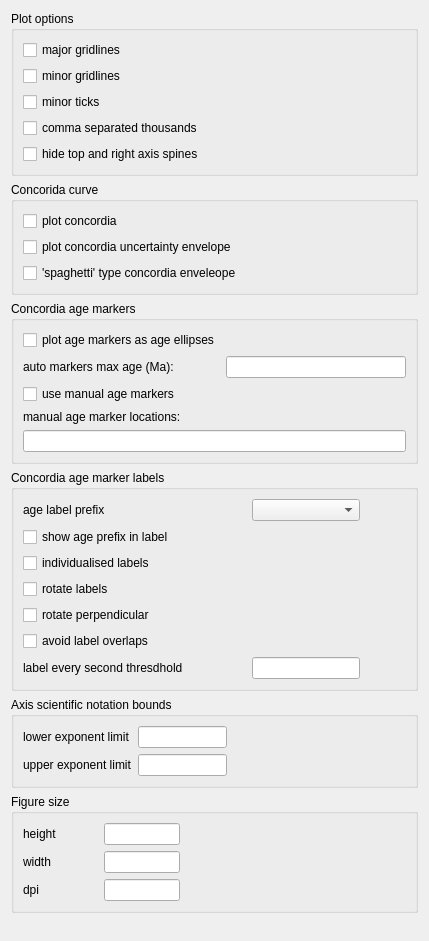
          <widget class="QWidget" name="scrollAreaWidgetContents">
           <property name="geometry">
            <rect>
             <x>0</x>
             <y>0</y>
             <width>429</width>
             <height>941</height>
            </rect>
           </property>
           <layout class="QVBoxLayout" name="verticalLayout_8">
            <item>
             <widget class="QGroupBox" name="groupBox">
              <property name="title">
               <string>Plot options</string>
              </property>
              <layout class="QVBoxLayout" name="verticalLayout_3">
               <item>
                <layout class="QGridLayout" name="gridLayout">
                 <item row="4" column="0">
                  <widget class="QCheckBox" name="dppComSepThousandOpt">
                   <property name="text">
                    <string>comma separated thousands</string>
                   </property>
                  </widget>
                 </item>
                 <item row="2" column="0">
                  <widget class="QCheckBox" name="dppMinorGridlinesOpt">
                   <property name="text">
                    <string>minor gridlines</string>
                   </property>
                  </widget>
                 </item>
                 <item row="3" column="0">
                  <widget class="QCheckBox" name="dppMinorTicksOpt">
                   <property name="text">
                    <string>minor ticks</string>
                   </property>
                  </widget>
                 </item>
                 <item row="1" column="0">
                  <widget class="QCheckBox" name="dppMajorGridlinesOpt">
                   <property name="text">
                    <string>major gridlines</string>
                   </property>
                  </widget>
                 </item>
                 <item row="5" column="0">
                  <widget class="QCheckBox" name="dppHideSpinesOpt">
                   <property name="text">
                    <string>hide top and right axis spines</string>
                   </property>
                  </widget>
                 </item>
                </layout>
               </item>
              </layout>
             </widget>
            </item>
            <item>
             <widget class="QGroupBox" name="groupBox_2">
              <property name="title">
               <string>Concorida curve</string>
              </property>
              <layout class="QVBoxLayout" name="verticalLayout_4">
               <item>
                <layout class="QGridLayout" name="gridLayout_2">
                 <item row="0" column="0">
                  <widget class="QCheckBox" name="dppPlotConcordiaOpt">
                   <property name="text">
                    <string>plot concordia</string>
                   </property>
                  </widget>
                 </item>
                 <item row="2" column="0">
                  <widget class="QCheckBox" name="dppConcordiaEnvelopeOpt">
                   <property name="enabled">
                    <bool>true</bool>
                   </property>
                   <property name="text">
                    <string>plot concordia uncertainty envelope</string>
                   </property>
                  </widget>
                 </item>
                 <item row="3" column="0">
                  <widget class="QCheckBox" name="dppConcSpaghettiOpt">
                   <property name="text">
                    <string>'spaghetti' type concordia enveleope</string>
                   </property>
                  </widget>
                 </item>
                </layout>
               </item>
              </layout>
             </widget>
            </item>
            <item>
             <widget class="QGroupBox" name="groupBox_17">
              <property name="title">
               <string>Concordia age markers</string>
              </property>
              <layout class="QGridLayout" name="gridLayout_4">
               <item row="1" column="0">
                <widget class="QLabel" name="label_2">
                 <property name="text">
                  <string>auto markers max age (Ma):</string>
                 </property>
                </widget>
               </item>
               <item row="1" column="1">
                <widget class="QLineEdit" name="dppMarkerMaxAgeEntry"/>
               </item>
               <item row="3" column="0">
                <widget class="QLabel" name="label">
                 <property name="text">
                  <string>manual age marker locations:</string>
                 </property>
                </widget>
               </item>
               <item row="0" column="0">
                <widget class="QCheckBox" name="dppAgeEllipseOpt">
                 <property name="enabled">
                  <bool>true</bool>
                 </property>
                 <property name="text">
                  <string>plot age markers as age ellipses</string>
                 </property>
                </widget>
               </item>
               <item row="2" column="0">
                <widget class="QCheckBox" name="dppManualAgeMarkersOpt">
                 <property name="text">
                  <string>use manual age markers</string>
                 </property>
                </widget>
               </item>
               <item row="4" column="0" colspan="2">
                <widget class="QLineEdit" name="dppManualAgeMarkersEntry"/>
               </item>
              </layout>
             </widget>
            </item>
            <item>
             <widget class="QGroupBox" name="groupBox_4">
              <property name="title">
               <string>Concordia age marker labels</string>
              </property>
              <layout class="QVBoxLayout" name="verticalLayout_5">
               <item>
                <layout class="QGridLayout" name="gridLayout_6" columnstretch="1,0,0">
                 <item row="2" column="2">
                  <spacer name="horizontalSpacer">
                   <property name="orientation">
                    <enum>Qt::Horizontal</enum>
                   </property>
                   <property name="sizeHint" stdset="0">
                    <size>
                     <width>40</width>
                     <height>20</height>
                    </size>
                   </property>
                  </spacer>
                 </item>
                 <item row="1" column="0">
                  <widget class="QCheckBox" name="dppAgePrefixOpt">
                   <property name="text">
                    <string>show age prefix in label</string>
                   </property>
                  </widget>
                 </item>
                 <item row="5" column="0">
                  <widget class="QCheckBox" name="dppRotateLabelsOpt">
                   <property name="text">
                    <string>rotate labels</string>
                   </property>
                  </widget>
                 </item>
                 <item row="7" column="0">
                  <widget class="QCheckBox" name="dppLabelOverlapsOpt">
                   <property name="text">
                    <string>avoid label overlaps</string>
                   </property>
                  </widget>
                 </item>
                 <item row="6" column="0" colspan="3">
                  <widget class="QCheckBox" name="dppRotatePerpendicularOpt">
                   <property name="text">
                    <string>rotate perpendicular</string>
                   </property>
                  </widget>
                 </item>
                 <item row="8" column="0">
                  <widget class="QLabel" name="label_9">
                   <property name="text">
                    <string>label every second thresdhold</string>
                   </property>
                  </widget>
                 </item>
                 <item row="0" column="0">
                  <widget class="QLabel" name="label234">
                   <property name="text">
                    <string>age label prefix</string>
                   </property>
                  </widget>
                 </item>
                 <item row="8" column="1">
                  <widget class="QLineEdit" name="dppLabelEverySecondEntry"/>
                 </item>
                 <item row="0" column="1">
                  <widget class="QComboBox" name="dppAgePrefixCombo"/>
                 </item>
                 <item row="2" column="0">
                  <widget class="QCheckBox" name="dppIndividualLabelsOpt">
                   <property name="text">
                    <string>individualised labels</string>
                   </property>
                  </widget>
                 </item>
                </layout>
               </item>
              </layout>
             </widget>
            </item>
            <item>
             <widget class="QGroupBox" name="groupBox_3">
              <property name="title">
               <string>Axis scientific notation bounds</string>
              </property>
              <layout class="QVBoxLayout" name="verticalLayout_6">
               <item>
                <layout class="QGridLayout" name="gridLayout_3" rowstretch="0,0,0" columnstretch="1,1,2">
                 <item row="0" column="0">
                  <widget class="QLabel" name="label_7">
                   <property name="text">
                    <string>lower exponent limit</string>
                   </property>
                  </widget>
                 </item>
                 <item row="2" column="1">
                  <widget class="QLineEdit" name="dppUpperExpEntry"/>
                 </item>
                 <item row="2" column="0">
                  <widget class="QLabel" name="label_8">
                   <property name="text">
                    <string>upper exponent limit</string>
                   </property>
                  </widget>
                 </item>
                 <item row="0" column="1">
                  <widget class="QLineEdit" name="dppLowerExpEntry"/>
                 </item>
                 <item row="0" column="2">
                  <spacer name="horizontalSpacer_2">
                   <property name="orientation">
                    <enum>Qt::Horizontal</enum>
                   </property>
                   <property name="sizeHint" stdset="0">
                    <size>
                     <width>40</width>
                     <height>20</height>
                    </size>
                   </property>
                  </spacer>
                 </item>
                </layout>
               </item>
              </layout>
             </widget>
            </item>
            <item>
             <widget class="QGroupBox" name="groupBox_5">
              <property name="title">
               <string>Figure size</string>
              </property>
              <layout class="QVBoxLayout" name="verticalLayout_7">
               <item>
                <layout class="QGridLayout" name="gridLayout_7" columnstretch="1,1,3">
                 <item row="0" column="0">
                  <widget class="QLabel" name="label_4">
                   <property name="text">
                    <string>height</string>
                   </property>
                  </widget>
                 </item>
                 <item row="0" column="2">
                  <spacer name="horizontalSpacer_3">
                   <property name="orientation">
                    <enum>Qt::Horizontal</enum>
                   </property>
                   <property name="sizeHint" stdset="0">
                    <size>
                     <width>40</width>
                     <height>20</height>
                    </size>
                   </property>
                  </spacer>
                 </item>
                 <item row="1" column="1">
                  <widget class="QLineEdit" name="dppWidthEntry"/>
                 </item>
                 <item row="2" column="0">
                  <widget class="QLabel" name="label_5">
                   <property name="text">
                    <string>dpi</string>
                   </property>
                  </widget>
                 </item>
                 <item row="2" column="1">
                  <widget class="QLineEdit" name="dppDpiEntry"/>
                 </item>
                 <item row="1" column="0">
                  <widget class="QLabel" name="label_3">
                   <property name="text">
                    <string>width</string>
                   </property>
                  </widget>
                 </item>
                 <item row="0" column="1">
                  <widget class="QLineEdit" name="dppHeightEntry"/>
                 </item>
                </layout>
               </item>
              </layout>
             </widget>
            </item>
            <item>
             <spacer name="verticalSpacer_5">
              <property name="orientation">
               <enum>Qt::Vertical</enum>
              </property>
              <property name="sizeHint" stdset="0">
               <size>
                <width>20</width>
                <height>40</height>
               </size>
              </property>
             </spacer>
            </item>
            <item>
             <spacer name="verticalSpacer_3">
              <property name="orientation">
               <enum>Qt::Vertical</enum>
              </property>
              <property name="sizeHint" stdset="0">
               <size>
                <width>20</width>
                <height>40</height>
               </size>
              </property>
             </spacer>
            </item>
           </layout>
          </widget>
